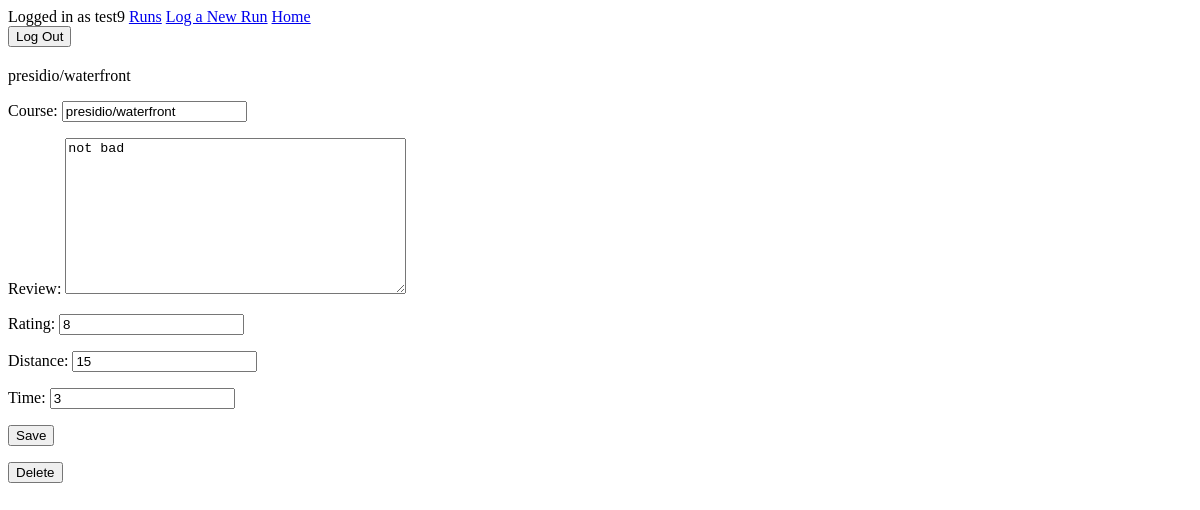
Before: /run/1 (signed in) with the older database file.
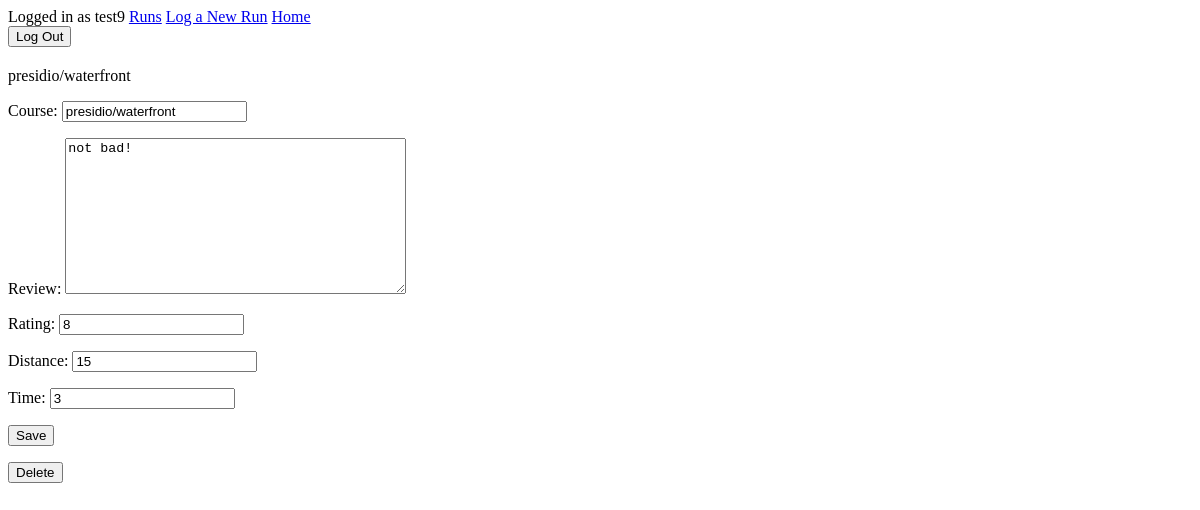
After: the same page with the newer database file.
### ecr/models.py (models this page shows, shortened)
class Run(models.Model):
    course = models.CharField(max_length=100)
    review = models.TextField(blank=True)
    created = models.DateField(auto_now_add=True)
    rating = models.IntegerField(null=True)
    distance = models.IntegerField()
    time = models.IntegerField()
    user = models.ForeignKey(User, on_delete=models.CASCADE)

### ecr/views.py (the view, shortened to what this page needs)
# urls.py: path('run/<int:run_pk>', views.viewrun, name='viewrun'),
def viewrun(request, run_pk):
    run = get_object_or_404(Run, pk=run_pk, user=request.user)
    if request.method == 'GET':
        form = RunForm(instance=run)
        return render(request, 'ecr/viewrun.html', {'run':run, 'form':form})

### ecr/forms.py
class RunForm(ModelForm):
    class Meta:
        model = Run
        fields = ['course', 'review', 'rating', 'distance', 'time']

### ecr/templates/ecr/viewrun.html (shortened to what this page needs)
{% extends 'ecr/base.html' %}
{% block content %}
{{ run.course }}
<form method="POST">
    {{ form.as_p }}
    <button type="submit">Save</button>
</form>
<form method="POST" action="{% url 'deleterun' run.id %}">
    <button type="submit">Delete</button>
</form>
{% endblock %}

Changed rows visible on the page:
changed Run "presidio/waterfront": review "not bad" → "not bad!"
